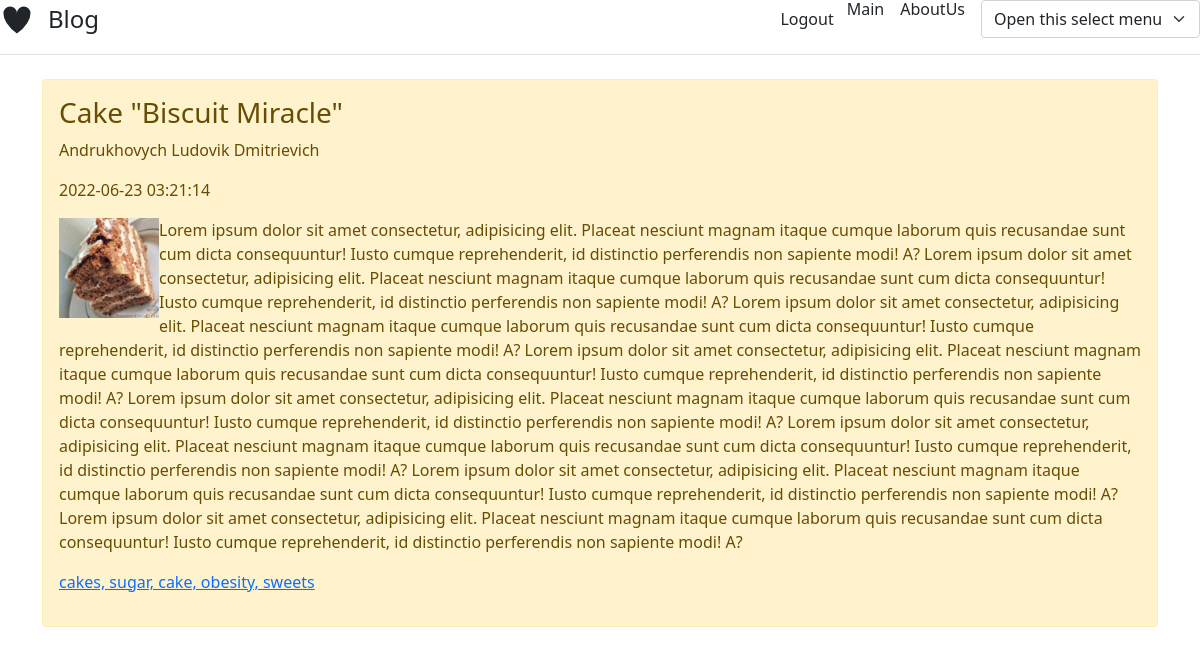
Screenshot of /blog_cake_php/articles/tort3.php with the database file from the repository.
### tables this page shows
CREATE TABLE `blog_tb` (
  `id` int NOT NULL,
  `title` varchar(255) DEFAULT NULL,
  `content` text,
  `author` varchar(255) DEFAULT NULL,
  `tags` varchar(255) DEFAULT NULL,
  `date` datetime NOT NULL DEFAULT CURRENT_TIMESTAMP,
  `image` varchar(255) DEFAULT NULL
);

### blog_cake_php/articles/tort3.php (the view, shortened to what this page needs)
<?php
include "../header/header.php";
include "../db_config.php";
$sql = "SELECT * FROM blog_tb WHERE id = 3";
if($result = $conn->query($sql)){
    foreach($result as $row){
        echo '<div class="alert alert-warning mt-2">';
        echo '<h3>' . $row['title'] . '</h3>';
        echo '<p>' . $row['author'] . '</p>';
        echo '<p>' . $row['date'] . '</p>';
        echo '<img style="float: left;" src = "../' . $row['image'] . '" width = "100px" height = "100px"/>';
        echo '<p>' . $row['content'] . '</p>';
        echo '<p><a href="index.php">' . $row['tags'] . '</a></p>';
        echo '</div>';
    }
} else{
    echo "Errors: " . $conn->error;
}
include "../footer/footer.php";
?>

### rows the page displays
blog_tb: title "Cake \"Biscuit Miracle\"", author "Andrukhovych Ludovik Dmitrievich", date "2022-06-23 03:21:14", image (picture), content "Lorem ipsum dolor sit amet consectetur, adipisicing elit. Placeat nesciunt magnam itaque cumque laborum quis recusandae sunt cum dicta consequuntur! Iusto cumque reprehenderit, id distinctio perferendis non sapiente modi! A? Lorem ipsum dolor sit amet consectetur, adipisicing elit. Placeat nesciunt magnam itaque cumque laborum quis recusandae sunt cum dicta consequuntur! Iusto cumque reprehenderit, id distinctio perferendis non sapiente modi! A? Lorem ipsum dolor sit amet consectetur, adipisicing elit. Placeat nesciunt magnam itaque cumque laborum quis recusandae sunt cum dicta consequuntur! Iusto cumque reprehenderit, id distinctio perferendis non sapiente modi! A? Lorem ipsum dolor sit…", tags "cakes, sugar, cake, obesity, sweets"
